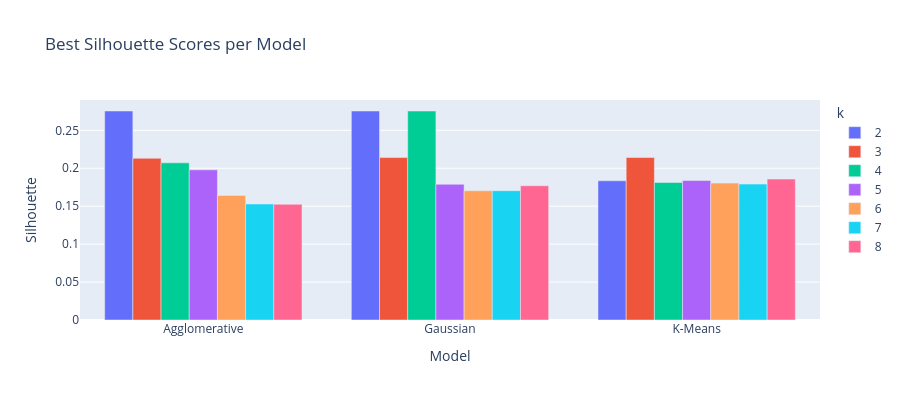

This figure's notebook cell:
### Markdown cell above
Run the best performing models through a range of k values to better visualize and pick the best model out of the three.

### Code cell
best_silhouette = (models_result.sort_values('Silhouette', ascending=False)
                   .drop_duplicates(subset=['Model', 'k'])
                   .sort_values(['Model', 'k'])
                  )
best_silhouette['k'] = best_silhouette['k'].astype(str)
fig = px.bar(best_silhouette, x="Model", y="Silhouette", 
             color='k',
             barmode='group', height=400,
            title='Best Silhouette Scores per Model')
fig.show()

### Figure 1 — Plotly figure (JSON) as saved in the notebook; plotly's stock layout.template omitted (floating-point values rounded to 4 significant figures)
{"data": [{"alignmentgroup": "True", "hovertemplate": "k=2<br>Model=%{x}<br>Silhouette=%{y}<extra></extra>", "legendgroup": "2", "marker": {"color": "#636efa", "pattern": {"shape": ""}}, "name": "2", "offsetgroup": "2", "orientation": "v", "showlegend": true, "textposition": "auto", "type": "bar", "x": ["Agglomerative", "Gaussian", "K-Means"], "xaxis": "x", "y": [0.2754, 0.2754, 0.1835], "yaxis": "y"}, {"alignmentgroup": "True", "hovertemplate": "k=3<br>Model=%{x}<br>Silhouette=%{y}<extra></extra>", "legendgroup": "3", "marker": {"color": "#EF553B", "pattern": {"shape": ""}}, "name": "3", "offsetgroup": "3", "orientation": "v", "showlegend": true, "textposition": "auto", "type": "bar", "x": ["Agglomerative", "Gaussian", "K-Means"], "xaxis": "x", "y": [0.2131, 0.2141, 0.2141], "yaxis": "y"}, {"alignmentgroup": "True", "hovertemplate": "k=4<br>Model=%{x}<br>Silhouette=%{y}<extra></extra>", "legendgroup": "4", "marker": {"color": "#00cc96", "pattern": {"shape": ""}}, "name": "4", "offsetgroup": "4", "orientation": "v", "showlegend": true, "textposition": "auto", "type": "bar", "x": ["Agglomerative", "Gaussian", "K-Means"], "xaxis": "x", "y": [0.2071, 0.2754, 0.1812], "yaxis": "y"}, {"alignmentgroup": "True", "hovertemplate": "k=5<br>Model=%{x}<br>Silhouette=%{y}<extra></extra>", "legendgroup": "5", "marker": {"color": "#ab63fa", "pattern": {"shape": ""}}, "name": "5", "offsetgroup": "5", "orientation": "v", "showlegend": true, "textposition": "auto", "type": "bar", "x": ["Agglomerative", "Gaussian", "K-Means"], "xaxis": "x", "y": [0.1979, 0.1788, 0.1838], "yaxis": "y"}, {"alignmentgroup": "True", "hovertemplate": "k=6<br>Model=%{x}<br>Silhouette=%{y}<extra></extra>", "legendgroup": "6", "marker": {"color": "#FFA15A", "pattern": {"shape": ""}}, "name": "6", "offsetgroup": "6", "orientation": "v", "showlegend": true, "textposition": "auto", "type": "bar", "x": ["Agglomerative", "Gaussian", "K-Means"], "xaxis": "x", "y": [0.1642, 0.1703, 0.1804], "yaxis": "y"}, {"alignmentgroup": "True", "hovertemplate": "k=7<br>Model=%{x}<br>Silhouette=%{y}<extra></extra>", "legendgroup": "7", "marker": {"color": "#19d3f3", "pattern": {"shape": ""}}, "name": "7", "offsetgroup": "7", "orientation": "v", "showlegend": true, "textposition": "auto", "type": "bar", "x": ["Agglomerative", "Gaussian", "K-Means"], "xaxis": "x", "y": [0.1529, 0.1704, 0.1791], "yaxis": "y"}, {"alignmentgroup": "True", "hovertemplate": "k=8<br>Model=%{x}<br>Silhouette=%{y}<extra></extra>", "legendgroup": "8", "marker": {"color": "#FF6692", "pattern": {"shape": ""}}, "name": "8", "offsetgroup": "8", "orientation": "v", "showlegend": true, "textposition": "auto", "type": "bar", "x": ["Agglomerative", "Gaussian", "K-Means"], "xaxis": "x", "y": [0.1525, 0.1769, 0.1857], "yaxis": "y"}], "layout": {"barmode": "group", "height": 400, "legend": {"title": {"text": "k"}, "tracegroupgap": 0}, "title": {"text": "Best Silhouette Scores per Model"}, "xaxis": {"anchor": "y", "domain": [0, 1], "title": {"text": "Model"}}, "yaxis": {"anchor": "x", "domain": [0, 1], "title": {"text": "Silhouette"}}}}
